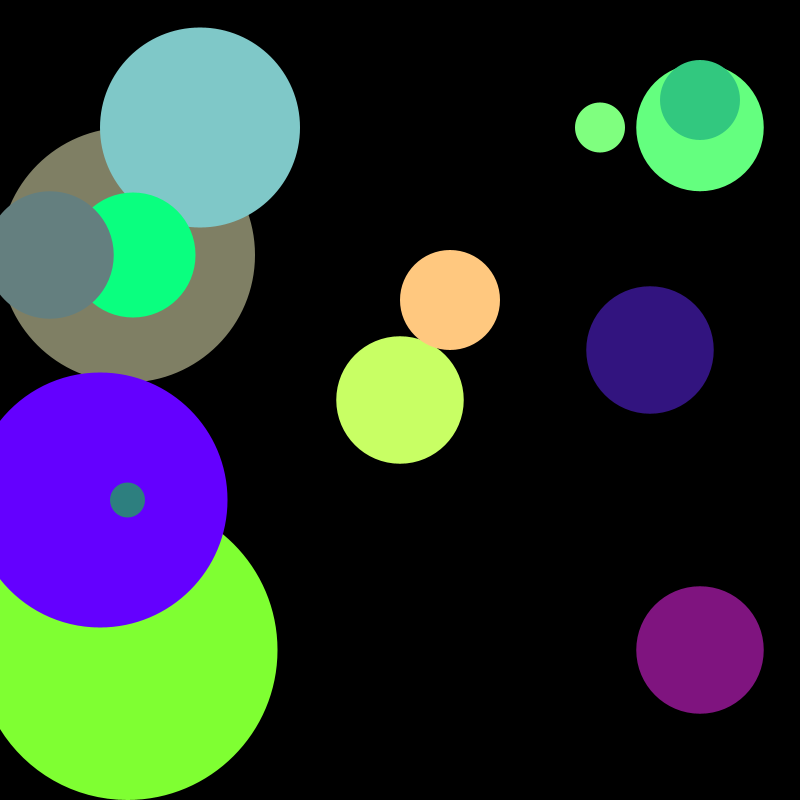
Frame 1 (no input)
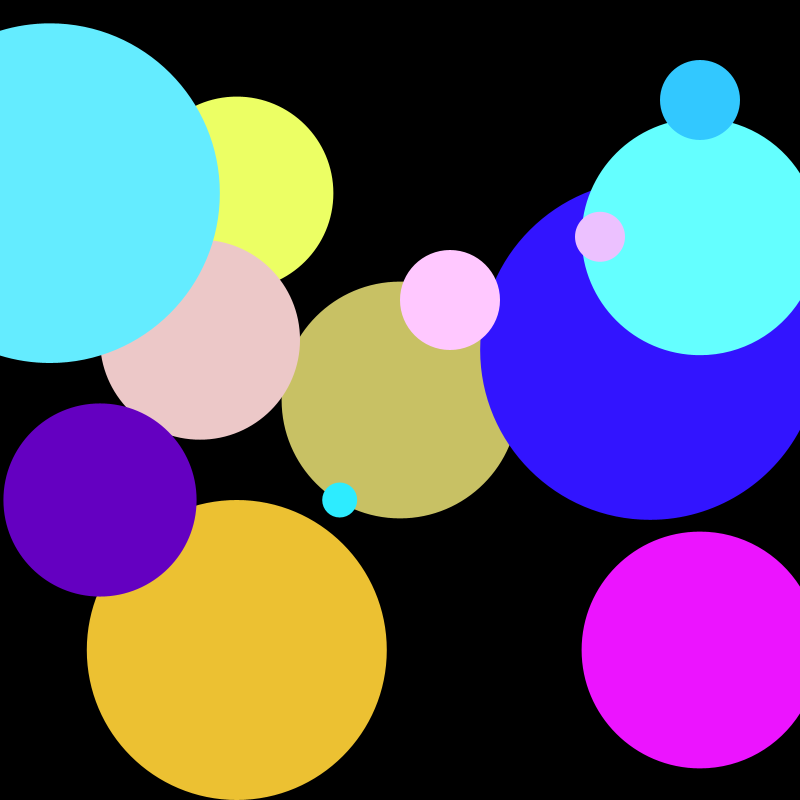
Frame 60 (the mouse pressed at the canvas centre just before this capture)
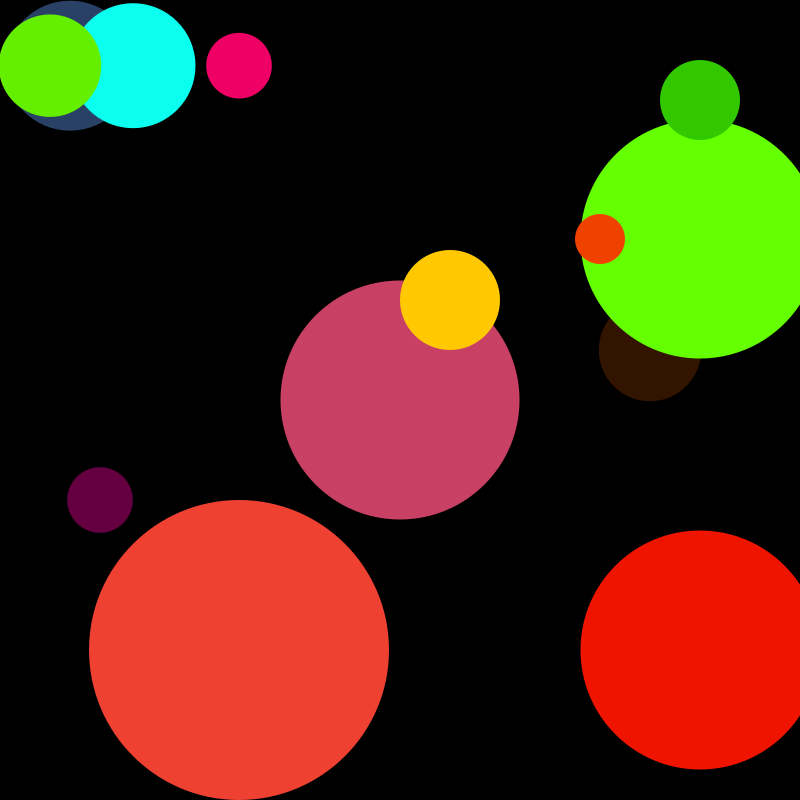
Frame 120 (the mouse held since frame 60 and released just before this capture)

The Processing sketch that drew these frames (run headless with seeded random() and noise(); from frame 60 on, the mouse is pressed at the canvas centre):

// Processing sketch: processing_53145
// ── processing_53145.pde

float x,y,angle;

void setup(){
  size (800,800);
  x=0;
  y=0;
  angle=0;
  smooth();
}

void draw(){
  background (0);
  float glowlight = sin(radians(angle));
  float glow2 = cos (radians(angle));
  float glow3 = tan (radians(angle));


  //take the old range of my old variable )of -1 to 1) and make it 0 to 255
  glowlight = map(glowlight,-1,1,0,255);
  glow2 = map(glow2,-1,1,0,255);
  glow3 = map(glow3, -1, 1, 0,255);
  angle++;
  
  noStroke();
  fill (200, glow2, 100);
  ellipse (width/2, height/2, glowlight,glowlight);
  
  noStroke();
  fill (40, glow2, 100);
  ellipse (70, glow2, 130, 130);
  
  noStroke();
  fill (glowlight, glow3, 100);
  ellipse (glowlight, glow2, glow2,glow2);
  
  
  noStroke();
  fill (glowlight, glow2, 50);
  ellipse (glowlight, 650, 300,300);
  
  noStroke();
  fill (50, 20, glow3);
  ellipse (650, 350,glow3,glow3);
  
  
  noStroke();
  fill (glowlight, 200, 200);  
  ellipse (width/4, glow3, 200,200);
 
  
  noStroke();
  fill (100, 255, glow3);
  ellipse (700, glowlight, glowlight,glowlight);
  
  noStroke();
  fill (50, 200, glow3);
  ellipse (700, 100, 80,80);
 
  noStroke();
  fill (10, 255, glowlight);
  ellipse (width/6, glow2, 125,125);
  
  noStroke();
  fill (300, 200, glow3);
  ellipse (450, 300, 100,100);
  
  noStroke();
  fill (100, 0, glow2);
  ellipse (100, 500, glow2,glow2);
  
  noStroke();
  fill (glowlight, glow2, glow3);
  ellipse (600, glowlight, 50,50);
   
  noStroke();
  fill (glowlight, 20, glow3);
  ellipse (700, 650, glowlight,glowlight);
  
  noStroke();
  fill (100, glowlight, glow3);
  ellipse (50, glow2, glow3,glow3);
  
  noStroke();
  fill (45, glowlight, glow3);
  ellipse (glow3, 500, 35,35);
  
}
